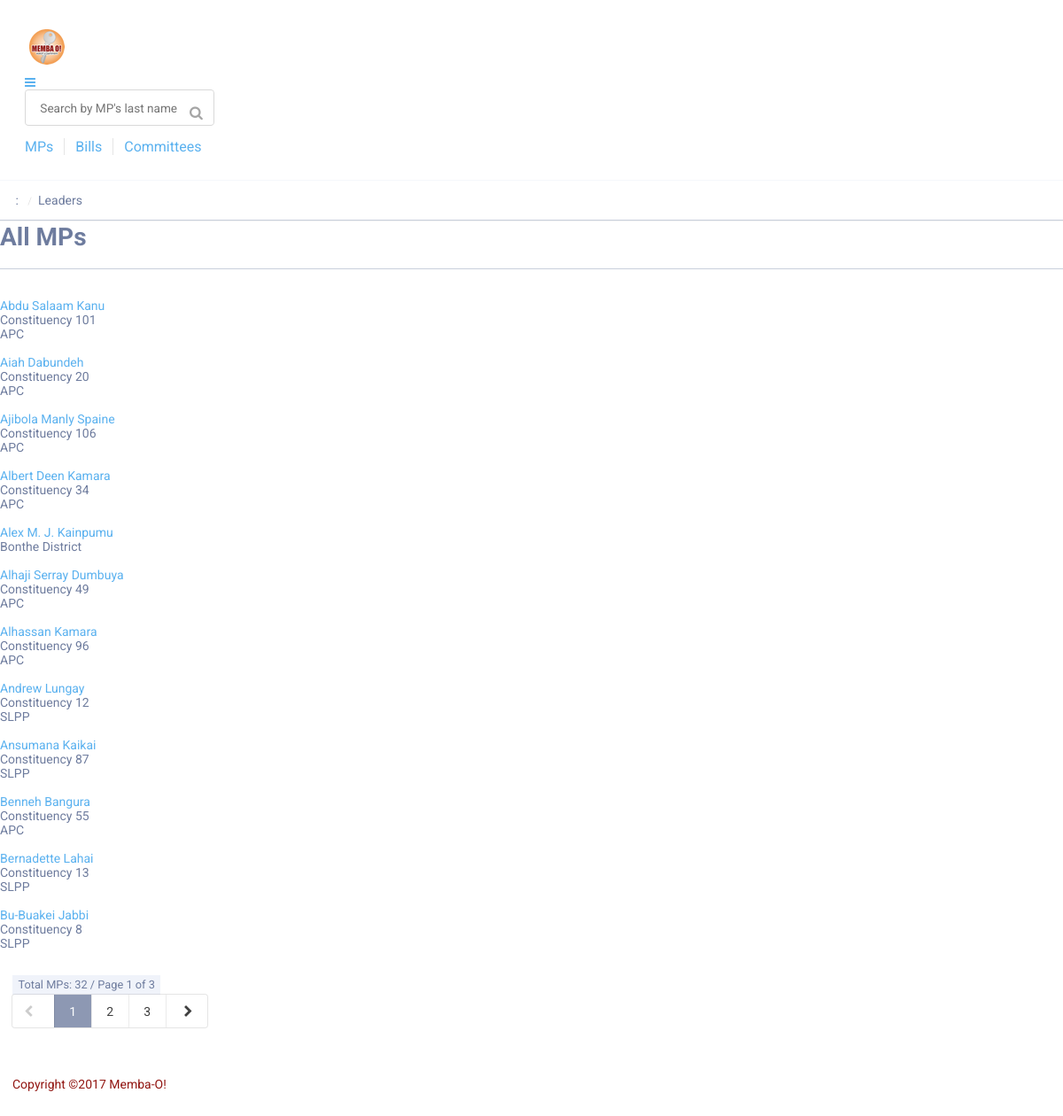
/leaders.php, run on the app's committed database.
### tables this page shows
CREATE TABLE `settings` (
  `site_name` varchar(100) NOT NULL,
  `company` varchar(100) NOT NULL,
  `site_url` varchar(150) NOT NULL,
  `site_dir` varchar(60) DEFAULT NULL,
  `site_email` varchar(50) NOT NULL,
  `seo` tinyint(1) NOT NULL DEFAULT '0',
  `perpage` tinyint(4) NOT NULL DEFAULT '10',
  `backup` varchar(25) NOT NULL,
  `thumb_w` varchar(3) NOT NULL,
  `thumb_h` varchar(3) NOT NULL,
  `img_w` varchar(5) NOT NULL,
  `img_h` varchar(5) NOT NULL,
  `show_home` tinyint(1) NOT NULL DEFAULT '1',
  `show_slider` tinyint(1) NOT NULL DEFAULT '1',
  `file_dir` varchar(200) DEFAULT NULL,
  `short_date` varchar(50) NOT NULL,
  `long_date` varchar(50) NOT NULL,
  `time_format` varchar(20) DEFAULT NULL,
  `dtz` varchar(120) DEFAULT NULL,
  `locale` varchar(120) DEFAULT NULL,
  `featured` tinyint(2) NOT NULL DEFAULT '10',
  `popular` tinyint(2) NOT NULL DEFAULT '6',
  `hlayout` tinyint(4) NOT NULL DEFAULT '0',
  `homelist` tinyint(1) NOT NULL DEFAULT '4',
  `free_allowed` tinyint(1) NOT NULL DEFAULT '0',
  `logo` varchar(100) DEFAULT NULL,
  `theme` varchar(30) DEFAULT NULL,
  `psize` varchar(10) DEFAULT NULL,
  `bills_description` text,
  `committees_description` text,
  `meetings_description` text,
  `lang` varchar(10) DEFAULT NULL,
  `currency` varchar(8) DEFAULT NULL,
  `cur_symbol` varchar(6) DEFAULT NULL,
  `reg_verify` tinyint(1) NOT NULL DEFAULT '1',
  `auto_verify` tinyint(1) NOT NULL DEFAULT '1',
  `reg_allowed` tinyint(1) NOT NULL DEFAULT '1',
  `user_limit` int(6) NOT NULL DEFAULT '0',
  `notify_admin` tinyint(1) NOT NULL DEFAULT '0',
  `offline` tinyint(1) NOT NULL DEFAULT '0',
  `offline_msg` text,
  `offline_d` date DEFAULT NULL,
  `offline_t` time DEFAULT NULL,
  `metakeys` text,
  `metadesc` text,
  `analytics` text,
  `mailer` enum('PHP','SMTP','SMAIL') DEFAULT NULL,
  `smtp_host` varchar(150) DEFAULT NULL,
  `smtp_user` varchar(50) DEFAULT NULL,
  `smtp_pass` varchar(50) DEFAULT NULL,
  `smtp_port` smallint(3) DEFAULT NULL,
  `is_ssl` tinyint(1) NOT NULL DEFAULT '0',
  `sendmail` varchar(100) DEFAULT NULL,
  `version` varchar(10) NOT NULL
);

CREATE TABLE `leaders` (
  `id` int(11) NOT NULL AUTO_INCREMENT,
  `first_name` varchar(150) NOT NULL,
  `other_name` varchar(150) NOT NULL,
  `last_name` varchar(150) NOT NULL,
  `slug` varchar(150) NOT NULL,
  `gender` int(1) NOT NULL DEFAULT '0',
  `dob` date NOT NULL,
  `party` int(6) NOT NULL DEFAULT '0',
  `office` int(1) NOT NULL DEFAULT '0',
  `constituency` int(6) NOT NULL DEFAULT '0',
  `description` text,
  `file_id` int(5) NOT NULL,
  `thumb` varchar(50) DEFAULT NULL,
  `created` datetime NOT NULL,
  `sittings` int(11) NOT NULL DEFAULT '0',
  `vote_up` int(6) DEFAULT '0',
  `vote_down` int(6) DEFAULT '0',
  `rating` int(11) NOT NULL DEFAULT '0',
  `ratingc` int(6) NOT NULL DEFAULT '0',
  `metakeys` text,
  `metadesc` text,
  `featured` tinyint(1) NOT NULL DEFAULT '0',
  `active` tinyint(1) NOT NULL DEFAULT '0',
  PRIMARY KEY (`id`)
);

CREATE TABLE `parties` (
  `id` int(11) NOT NULL AUTO_INCREMENT,
  `name` varchar(120) DEFAULT NULL,
  `abbr` varchar(11) DEFAULT NULL,
  `slug` varchar(120) DEFAULT NULL,
  `created` datetime NOT NULL DEFAULT '0000-00-00 00:00:00',
  PRIMARY KEY (`id`)
);

### leaders.php (called while the page is built, shortened)
<?php
  require_once("init.php");
  if (isset($_GET['leadername'])):
    $leaderrow = $leader->renderLeader();
    $totalSittings = $leader->totalSittings();
    $generalAPc = $leader->calculateGeneralAttendance();
    $leadercommittees = $committee->getMembersCommittees($leaderrow->id);
    $meetingscount = $committee->totalLeadersCommitteeMeetings($leaderrow->id);
    $presentcount = $committee->totalLeadersCommitteeMeetingsPresent($leaderrow->id);
    $leaderAPc = getLeaderAttendancePc($leaderrow->attendance,$totalSittings);
    if(!$leaderrow):
      redirect_to(SITEURL . '/404.php');
    endif;
  else:
    $allleaders = $leader->getLeaders();
  endif;
?>
<?php require_once (THEMEDIR . "/leaders.tpl.php");?>

### lib/class_minify.php (called while the page is built, shortened)
<?php
  class Minify
  {
      public static function cache($source)
      {
          $target = THEME . '/cache/';
          $temp = $target . self::prefix . 'main' . self::suffix;
          return basename($temp);
      }
      protected static function last_change($files)
      {
          foreach ($files as $key => $file) {
              $files[$key] = filemtime(THEME . '/' . $file);
          }
          sort($files);
          $files = array_reverse($files);
          return $files[key($files)];
      }
      protected static function write_cache($files, $target)
      {
          $content = "";
          foreach ($files as $file) {
              $content .= file_get_contents(THEME . '/' . $file);
          }
          $content = preg_replace('!/\*[^*]*\*+([^/][^*]*\*+)*/!', '', $content);
          $content = str_replace(array(
              "\r\n",
              "\r",
              "\n",
              "\t",
              '  ',
              '    ',
              '    '), '', $content);
          $content = str_replace(array(
              ': ',
              ' {',
              ';}'), array(
              ':',
              '{',
              '}'), $content);
          return file_put_contents($target, $content);
      }
  }
?>

### lib/class_registry.php (called while the page is built, shortened)
<?php
  abstract class Registry
  {
      static $objects = array();
      public static function get($name)
      {
          return isset(self::$objects[$name]) ? self::$objects[$name] : null;
      }
      public static function set($name, $object)
      {
          self::$objects[$name] = $object;
      }
  }
?>

### init.php (called while the page is built, shortened)
<?php
  require_once(BASEPATH . "lib/class_db.php");
  require_once(BASEPATH . "lib/class_registry.php");
  require_once(BASEPATH . "lib/functions.php");
  require_once(BASEPATH . "lib/class_core.php");
  Registry::set('Core',new Core());
  $core = Registry::get("Core");
  require_once(BASEPATH . "lib/class_content.php");
  $content = Registry::get("Content");
  require_once(BASEPATH . "lib/class_leaders.php");
  $leader = Registry::get("Leaders");
  require_once(BASEPATH . "lib/class_paginate.php");
  require_once (BASEPATH . "lib/class_minify.php");
?>

### lib/class_core.php (called while the page is built, shortened)
<?php
  class Core
  {
      function __construct()
      {
          $this->getSettings();
          $this->year = (get('year')) ? get('year') : strftime('%Y');
          $this->month = (get('month')) ? get('month') : strftime('%m');
          $this->day = (get('day')) ? get('day') : strftime('%d');
          return mktime(0, 0, 0, $this->month, $this->day, $this->year);
      }
      private function getSettings()
      {
          $sql = "SELECT * FROM " . self::sTable;
          $row = Registry::get("Database")->first($sql);
          $this->site_name = $row->site_name;
		  $this->company = $row->company;
		  $this->seo = $row->seo;
		  $this->perpage = $row->perpage;
		  $this->logo = $row->logo;
      }
  }
?>

### lib/class_db.php (called while the page is built, shortened)
<?php
  class Database
  {
      private $server = "";
      private $user = "";
      private $pass = "";
      protected $link_id = 0;
      protected $query_id = 0;
      function __construct($server, $user, $pass, $database)
      {
          $this->server = $server;
          $this->user = $user;
          $this->pass = $pass;
      }
      public function connect()
      {
          $this->link_id = $this->connect_db($this->server, $this->user, $this->pass);
		  mysqli_set_charset($this->link_id, "utf8");
      }
      private function connect_db($server, $user, $pass)
      {
          return mysqli_connect($server, $user, $pass);
      }
      public function query($sql)
      {
          if (trim($sql != "")) {
              $this->query_id = mysqli_query($this->link_id, $sql);
          }
          return $this->query_id;
      }
      public function first($string, $type = false)
      {
          $query_id = $this->query($string);
          $record = $this->fetch($query_id, $type);
          return $record;
      }
      public function fetch($query_id, $type = false)
      {
          if ($query_id)
              $this->query_id = $query_id;
          if (isset($this->query_id)) {
              $record = ($type) ? mysqli_fetch_array($this->query_id) : mysqli_fetch_object($this->query_id);
          } else
              $this->error("Invalid query_id: <b>" . $this->query_id . "</b>. Records could not be fetched.");
          return $record;
      }
      public function fetch_all($sql, $type = false)
      {
          $query_id = $this->query($sql);
          $record = array();
          while ($row = $this->fetch($query_id, $type)) :
              $record[] = $row;
          endwhile;
          return $record;
      }
      private function free($query_id)
      {
          if ($query_id)
              $this->query_id = $query_id;
          return mysqli_free_result($this->query_id);
      }
      public function fetchrow($query_id)
      {
          if ($query_id)
              $this->query_id = $query_id;
          $this->fetch_row = mysqli_fetch_row($this->query_id);
          return $this->fetch_row;
      }
  }
?>

### lib/class_content.php (called while the page is built, shortened)
<?php
  class Content
  {
	  private static $db;
      function __construct()
      {
		  self::$db = Registry::get("Database");
      }
	  public function getMenu()
	  {
		  $sql = "SELECT m.*, p.id, p.home_page,p.slug"
		  . "\n FROM menus as m"
		  . "\n LEFT JOIN pages AS p ON p.id = m.page_id"
		  . "\n WHERE m.active = '1'"
		  . "\n ORDER BY m.position";
		  $row = self::$db->fetch_all($sql);
		  return ($row) ? $row : 0;
	  }
  }
?>

### lib/class_leaders.php (called while the page is built, shortened)
<?php
  class Leaders
  {
	  private static $db;
      public function __construct()
      {
          self::$db = Registry::get("Database");
      }
	  public function getLeaders($from = '')
	  {
		  if (isset($_GET['letter']) and (isset($_POST['fromdate']) && $_POST['fromdate'] <> "" || isset($from) && $from != '')) {
			  $enddate = date("Y-m-d");
			  $letter = sanitize($_GET['letter'], 2);
			  $fromdate = (empty($from)) ? $_POST['fromdate'] : $from;
			  if (isset($_POST['enddate']) && $_POST['enddate'] <> "") {
				  $enddate = $_POST['enddate'];
			  }
			  $q = "SELECT COUNT(*) FROM " . self::lTable . " WHERE created BETWEEN '" . trim($fromdate) . "' AND '" . trim($enddate) . " 23:59:59'"
			  . "\n AND last_name REGEXP '^" . self::$db->escape($letter) . "'";
			  $where = " WHERE l.created BETWEEN '" . trim($fromdate) . "' AND '" . trim($enddate) . " 23:59:59' AND last_name REGEXP '^" . self::$db->escape($letter) . "'";
		  } elseif(isset($_GET['letter'])) {
			  $letter = sanitize($_GET['letter'], 2);
			  $where = "WHERE last_name REGEXP '^" . self::$db->escape($letter) . "'";
			  $q = "SELECT COUNT(*) FROM " . self::lTable . " WHERE last_name REGEXP '^" . self::$db->escape($letter) . "' LIMIT 1";
		  } else {
			  $q = "SELECT COUNT(*) FROM " . self::lTable . " LIMIT 1";
			  $where = null;
		  }
          $record = self::$db->query($q);
          $total = self::$db->fetchrow($record);
          $counter = $total[0];
		  $pager = Paginator::instance();
		  $pager->items_total = $counter;
		  $pager->default_ipp = Registry::get("Core")->perpage;
		  $pager->paginate();
		  $sql = "SELECT l.*, l.id as lid, CONCAT(l.first_name,' ',l.last_name) as name, CONCAT(co.name) as constituency, pa.name as partyname, pa.abbr as partyabbr,"
		  . "\n (SELECT COUNT(lid) FROM " . self::saTable . " WHERE lid = l.id) as attendance"
		  . "\n FROM " . self::lTable . " as l"
		  . "\n LEFT JOIN " . self::coTable . " as co ON co.id = l.constituency"
		  . "\n LEFT JOIN " . self::paTable . " as pa ON pa.id = l.party"
		  . "\n $where"
		  . "\n ORDER BY name ASC" . $pager->limit;
          $row = self::$db->fetch_all($sql);
           return ($row) ? $row : 0;
	  }
  }
?>

### lib/functions.php (called while the page is built, shortened)
<?php
  function sanitize($string, $trim = false,  $end_char = '&#8230;', $int = false, $str = false)
  {
      $string = filter_var($string, FILTER_SANITIZE_STRING);
      $string = trim($string);
      $string = stripslashes($string);
      $string = strip_tags($string);
      $string = str_replace(array('‘', '’', '“', '”'), array("'", "'", '"', '"'), $string);
      return $string;
  }
?>

### themes/camembao/leaders.tpl.php (the view, shortened to what this page needs)
<?php include("header.tpl.php");?>
<div class="corporato-grid crumbs">
  <div class="crumbs">
      <div class="corporato breadcrumb">
          : <a href="<?php echo SITEURL;?>/" class="section"><?php echo Lang::$word->CRB_HOME;?></a>
          <div class="divider"></div>
          <?php include_once("crumbs.php");?>
      </div>
    </div>
</div>
<div class="page-container">
<?php if (isset($allleaders)):?>
<div class="corporato-grid">
  <div class="columns">
    <div class="screen-100 tablet-100 phone-100">
      <div>
        <h2>All MPs</h2>
      </div>
      <div class="corporato divider"></div>
      <div id="item-content" class="relative">
      <?php if($allleaders):?>
        <div id="gridview" class="clearfix relative">
        <?php foreach($allleaders as $lrow):?>
          <?php $url = ($core->seo) ? SITEURL . '/leaders/' . $lrow->slug . '/' : SITEURL . '/item.php?leadername=' . $lrow->slug;?>
          <section class="gridmode" data-id="<?php echo $lrow->lid;?>">
            <div class="inner">
              <a href="<?php echo $url;?>"><div class="leader-title"><?php echo $lrow->name;?></div></a>
              <div class="small-details list"><?php echo $lrow->constituency;?></div>
              <div class="small-details list"><?php echo $lrow->partyabbr;?></div>
            </div>
          </section>
        <?php endforeach;?>
        </div>
      <?php endif;?>
      </div>
    </div>
  </div>
</div>
<div class="corporato tabular segment pagi darkergrey">
  <aside> <span class="corporato label"><?php echo 'Total MPs: ' . $pager->items_total;?> / <?php echo 'Page ' . $pager->current_page . ' of ' . $pager->num_pages;?></span> </aside>
  <aside class="right"> <?php echo $pager->display_pages();?> </aside>
</div>
<?php endif;?>
</div>
<?php include("footer.tpl.php");?>

### themes/camembao/header.tpl.php (shortened to what this page needs)
<?php
   $menu = $content->getMenu();
?>
<!doctype html>
<head>
<link href="<?php echo THEMEURL . '/cache/' . Minify::cache(array('css/base.css','css/button.css','css/image.css','css/icon.css','css/breadcrumb.css','css/popup.css','css/form.css','css/input.css','css/table.css','css/label.css','css/segment.css','css/message.css','css/divider.css','css/dropdown.css','css/list.css','css/header.css','css/menu.css','css/datepicker.css','css/progress.css','css/utility.css','css/comments.css','css/editor.css','css/style.css'),'css');?>" rel="stylesheet" type="text/css" />
</head>
<body>
<header>
	<div class="corporato-grid">
    	<div id="middlemenu">
      		<div class="corporato tabular segment">
            <div class="corporato cell logoset">
          			<div class="logo"><a href="<?php echo SITEURL; ?>/"><?php echo ($core->logo) ? '<img src="'.UPLOADURL . $core->logo.'" alt="'.$core->company.'" />': $core->company;?></a></div>
        		</div>
            <div class="menu-trigger"><a><i class="icon reorder"></i></a></div>
        		<div class="corporato cell">
        			<div id="searchbar" class="clearfix">
            			<div id="livesearch" class="corporato icon input">
              				<input id="searchfield" placeholder="Search by MP's last name, Bill or Committee" type="text">
              				<i class="search link icon"></i>
            			</div>
          			</div>
        		</div>
            <div class="corporato cell right">
            <nav>
              <?php if($menu):?>
                <div class="corporato horizontal divided list menux">
                  <a href="<?php echo SITEURL ?>/leaders" class="item menu">MPs</a>
                  <a href="<?php echo SITEURL ?>/bills" class="item menu">Bills</a>
                  <a href="<?php echo SITEURL ?>/committees" class="item menu">Committees</a>
                </div>
              <?php endif;?>
            </nav>
            </div>
      		</div>
    	</div>
  	</div>
</header>

### themes/camembao/footer.tpl.php (shortened to what this page needs)
<footer>
<div class="wojo-grid">
   Copyright &copy;<?php echo date('Y').' '.$core->site_name;?></div>
</footer>
	</body>
</html>

### data on the page
settings: logo (picture), site_name "Memba-O!"
leaders: name "Abdu Salaam Kanu", constituency "Constituency 101", parties.abbr "APC"
leaders: name "Aiah Dabundeh", constituency "Constituency 20", parties.abbr "APC"
leaders: name "Ajibola Manly Spaine", constituency "Constituency 106", parties.abbr "APC"
leaders: name "Albert Deen Kamara", constituency "Constituency 34", parties.abbr "APC"
leaders: name "Alex M. J. Kainpumu", constituency "Bonthe District"
leaders: name "Alhaji Serray Dumbuya", constituency "Constituency 49", parties.abbr "APC"
leaders: name "Alhassan Kamara", constituency "Constituency 96", parties.abbr "APC"
leaders: name "Andrew Lungay", constituency "Constituency 12", parties.abbr "SLPP"
leaders: name "Ansumana Kaikai", constituency "Constituency 87", parties.abbr "SLPP"
leaders: name "Benneh Bangura", constituency "Constituency 55", parties.abbr "APC"
leaders: name "Bernadette Lahai", constituency "Constituency 13", parties.abbr "SLPP"
leaders: name "Bu-Buakei Jabbi", constituency "Constituency 8", parties.abbr "SLPP"

### other printed values
$html "Leaders"
$pager->items_total "32"
$pager->current_page "1"
$pager->num_pages "3"
